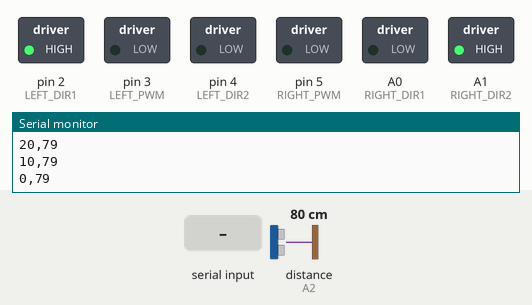
Bench run of a sketch on a simulated Arduino Uno, built with avr-gcc and run on an emulated ATmega328P. On the bench: switched loads named in the sketch (green lamp = pin HIGH), the last lines printed to the serial monitor. Wiring (inferred from the names in the program): ultrasonic range finder: trigger A3; echo A2. Inputs (shaded band) come from the test bench; at power-on: distance to the obstacle (sensor on A2) 80 cm. The echo pulse lasts 58.3 µs per cm; pins used as bus, display or sensor lines are not drawn.

Above: at 0.96 s.
1.3 s: distance to the obstacle (sensor on A2) set to 2 cm
At 4.19 s:
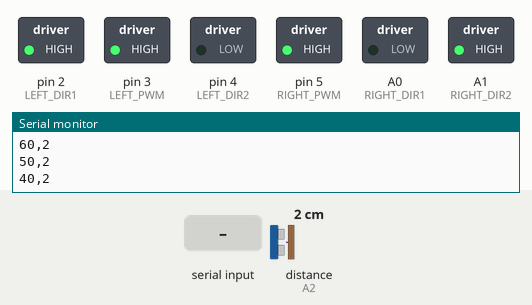
4.3 s: distance to the obstacle (sensor on A2) set to 120 cm
7.3 s: distance to the obstacle (sensor on A2) set to 18 cm
At 8.91 s:
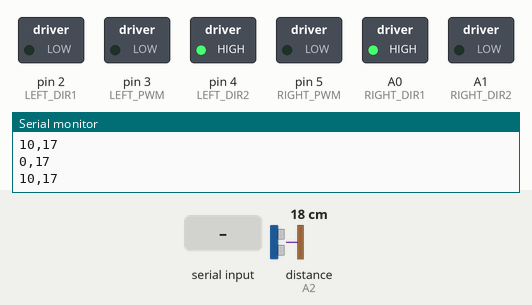
10.3 s: "MODE:RADAR\n" received over Serial
Timing chart, 0 to 14.3 s (numbered marks = the images above; inputs shaded):
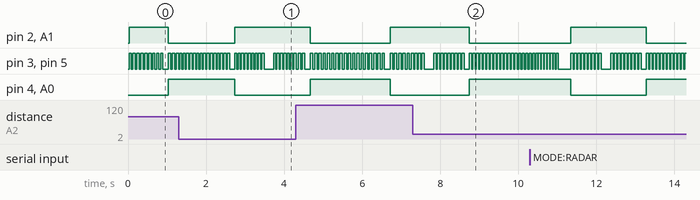

Measured:
- after the input at 7.3 s, pin 2 (LEFT_DIR1), A1 (RIGHT_DIR2): HIGH → LOW after 1.4 s instead of 1.7 s; pin 4 (LEFT_DIR2), A0 (RIGHT_DIR1): LOW → HIGH after 1.4 s instead of 1.7 s

The sketch:

sonar_robot.ino
```cpp
// (licence header left out)
// ===== PIN CONFIGURATION =====
// Ultrasonic Sensor
#define TRIG_PIN A3
#define ECHO_PIN A2

// Left Motor
#define LEFT_DIR1 2
#define LEFT_DIR2 4
#define LEFT_PWM 3

// Right Motor
#define RIGHT_DIR1 A0
#define RIGHT_DIR2 A1
#define RIGHT_PWM 5

// ===== SETTINGS =====
#define BAUD_RATE 250000      // Serial baud rate (match with Python)
#define MAX_DISTANCE 200      // Maximum detection distance (cm)
#define MOTOR_SPEED 255       // Motor speed for radar scanning
#define STEP_TIME_MS 60       // Rotation duration per step (ms)
#define TOTAL_STEPS 18        // Number of scan steps (18 = 10° intervals)
#define PULSE_TIMEOUT 12000   // Ultrasonic pulse timeout (microseconds)
#define MEASURE_SAMPLES 3     // Number of samples for averaging (stability)
#define SAMPLE_DELAY 5        // Delay between samples (ms)

// ===== VARIABLES =====
enum Mode { MODE_RADAR, MODE_CONTROL };
Mode currentMode = MODE_RADAR;
int motorSpeed = 200;         // Current motor speed for control mode
int currentPosition = 9;      // Current step position (9 = center = 90°)
bool initialized = false;     // Has robot been initialized to center?

// ===== SETUP =====
void setup() {
  Serial.begin(BAUD_RATE);

  // Motor pins
  pinMode(LEFT_DIR1, OUTPUT);
  pinMode(LEFT_DIR2, OUTPUT);
  pinMode(LEFT_PWM, OUTPUT);
  pinMode(RIGHT_DIR1, OUTPUT);
  pinMode(RIGHT_DIR2, OUTPUT);
  pinMode(RIGHT_PWM, OUTPUT);

  // Ultrasonic pins
  pinMode(TRIG_PIN, OUTPUT);
  pinMode(ECHO_PIN, INPUT);

  stopMotors();
  Serial.println("READY");
}

// ===== MAIN LOOP =====
void loop() {
  processCommands();

  if (currentMode == MODE_RADAR) {
    doRadarSweep();
  } else {
    // In control mode, only look forward (90°)
    int dist = measureDistanceStable();
    Serial.print("90,");
    Serial.println(dist);
    delay(100);
  }
}

// ===== RADAR SWEEP (90° centered) =====
void doRadarSweep() {
  // Robot starts facing forward = 90° (center)
  // Sweep pattern: 90° -> 0° -> 180° -> 90°

  // Phase 1: Center to Right (90° -> 0°)
  for (int i = 9; i >= 0; i--) {
    int angle = (i * 180) / TOTAL_STEPS;
    int dist = measureDistanceStable();

    Serial.print(angle);
    Serial.print(",");
    Serial.println(dist);

    processCommands();
    if (currentMode != MODE_RADAR) return;

    if (i > 0) {
      stepRight();
    }
  }

  delay(100);

  // Phase 2: Right to Left (0° -> 180°)
  for (int i = 0; i <= TOTAL_STEPS; i++) {
    // Skip 0° as we already measured it
    if (i == 0) continue;

    int angle = (i * 180) / TOTAL_STEPS;

    stepLeft();

    int dist = measureDistanceStable();

    Serial.print(angle);
    Serial.print(",");
    Serial.println(dist);

    processCommands();
    if (currentMode != MODE_RADAR) return;
  }

  delay(100);

  // Phase 3: Left back to Center (180° -> 90°)
  for (int i = TOTAL_STEPS; i >= 9; i--) {
    // Skip 180° as we already measured it
    if (i == TOTAL_STEPS) continue;

    int angle = (i * 180) / TOTAL_STEPS;

    stepRight();

    int dist = measureDistanceStable();

    Serial.print(angle);
    Serial.print(",");
    Serial.println(dist);

    processCommands();
    if (currentMode != MODE_RADAR) return;
  }

  delay(200);
}

// ===== STEP FUNCTIONS (single step) =====
void stepLeft() {
  rotateLeft();
  delay(STEP_TIME_MS);
  stopMotors();
  delay(15);
}

void stepRight() {
  rotateRight();
  delay(STEP_TIME_MS);
  stopMotors();
  delay(15);
}

// ===== ULTRASONIC MEASUREMENT =====
int measureDistance() {
  digitalWrite(TRIG_PIN, LOW);
  delayMicroseconds(2);
  digitalWrite(TRIG_PIN, HIGH);
  delayMicroseconds(10);
  digitalWrite(TRIG_PIN, LOW);

  long duration = pulseIn(ECHO_PIN, HIGH, PULSE_TIMEOUT);
  if (duration == 0) return MAX_DISTANCE;

  int dist = duration * 0.0343 / 2;
  return constrain(dist, 2, MAX_DISTANCE);
}

// Stable measurement with averaging (reduces noise)
int measureDistanceStable() {
  int readings[MEASURE_SAMPLES];
  int validCount = 0;
  long sum = 0;

  for (int i = 0; i < MEASURE_SAMPLES; i++) {
    int d = measureDistance();
    readings[i] = d;
    if (d < MAX_DISTANCE) {
      sum += d;
      validCount++;
    }
    if (i < MEASURE_SAMPLES - 1) {
      delay(SAMPLE_DELAY);
    }
  }

  // Return average of valid readings
  if (validCount > 0) {
    return sum / validCount;
  }
  return MAX_DISTANCE;
}

// ===== COMMAND PROCESSING =====
void processCommands() {
  if (!Serial.available()) return;

  String cmd = Serial.readStringUntil('\n');
  cmd.trim();

  if (cmd == "MODE:RADAR") {
    currentMode = MODE_RADAR;
    stopMotors();
    resetToStart();
  } else if (cmd == "MODE:CONTROL") {
    currentMode = MODE_CONTROL;
    stopMotors();
  } else if (cmd.startsWith("M:")) {
    char dir = cmd.charAt(2);
    int colonPos = cmd.indexOf(':', 3);
    if (colonPos > 0) {
      motorSpeed = cmd.substring(colonPos + 1).toInt();
    }
    executeMove(dir);
  }
}

void executeMove(char dir) {
  switch(dir) {
    case 'F': moveForward(); break;
    case 'B': moveBackward(); break;
    case 'L': rotateLeftControl(); break;
    case 'R': rotateRightControl(); break;
    default: stopMotors(); break;
  }
}

// ===== MOTOR CONTROL =====
void rotateLeft() {
  digitalWrite(LEFT_DIR1, LOW);
  digitalWrite(LEFT_DIR2, HIGH);
  digitalWrite(RIGHT_DIR1, HIGH);
  digitalWrite(RIGHT_DIR2, LOW);
  analogWrite(LEFT_PWM, MOTOR_SPEED);
  analogWrite(RIGHT_PWM, MOTOR_SPEED);
}

void rotateRight() {
  digitalWrite(LEFT_DIR1, HIGH);
  digitalWrite(LEFT_DIR2, LOW);
  digitalWrite(RIGHT_DIR1, LOW);
  digitalWrite(RIGHT_DIR2, HIGH);
  analogWrite(LEFT_PWM, MOTOR_SPEED);
  analogWrite(RIGHT_PWM, MOTOR_SPEED);
}

void rotateLeftControl() {
  digitalWrite(LEFT_DIR1, LOW);
  digitalWrite(LEFT_DIR2, HIGH);
  digitalWrite(RIGHT_DIR1, HIGH);
  digitalWrite(RIGHT_DIR2, LOW);
  analogWrite(LEFT_PWM, motorSpeed);
  analogWrite(RIGHT_PWM, motorSpeed);
}

void rotateRightControl() {
  digitalWrite(LEFT_DIR1, HIGH);
  digitalWrite(LEFT_DIR2, LOW);
  digitalWrite(RIGHT_DIR1, LOW);
  digitalWrite(RIGHT_DIR2, HIGH);
  analogWrite(LEFT_PWM, motorSpeed);
  analogWrite(RIGHT_PWM, motorSpeed);
}

void moveForward() {
  digitalWrite(LEFT_DIR1, HIGH);
  digitalWrite(LEFT_DIR2, LOW);
  digitalWrite(RIGHT_DIR1, HIGH);
  digitalWrite(RIGHT_DIR2, LOW);
  analogWrite(LEFT_PWM, motorSpeed);
  analogWrite(RIGHT_PWM, motorSpeed);
}

void moveBackward() {
  digitalWrite(LEFT_DIR1, LOW);
  digitalWrite(LEFT_DIR2, HIGH);
  digitalWrite(RIGHT_DIR1, LOW);
  digitalWrite(RIGHT_DIR2, HIGH);
  analogWrite(LEFT_PWM, motorSpeed);
  analogWrite(RIGHT_PWM, motorSpeed);
}

void stopMotors() {
  analogWrite(LEFT_PWM, 0);
  analogWrite(RIGHT_PWM, 0);
}

void resetToStart() {
  // Return to center position (90° = forward)
  // This assumes we're at 0° and need to go to 90°
  for (int i = 0; i < 9; i++) {
    stepLeft();
  }
  delay(200);
}
```
